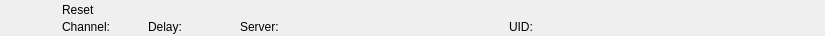
<?xml version="1.0" encoding="UTF-8"?>
<ui version="4.0">
 <class>RundownResetWidget</class>
 <widget class="QWidget" name="RundownResetWidget">
  <property name="geometry">
   <rect>
    <x>0</x>
    <y>0</y>
    <width>825</width>
    <height>36</height>
   </rect>
  </property>
  <layout class="QHBoxLayout" name="horizontalLayout">
   <property name="spacing">
    <number>0</number>
   </property>
   <property name="margin">
    <number>0</number>
   </property>
   <item>
    <widget class="QFrame" name="frameItem">
     <property name="sizePolicy">
      <sizepolicy hsizetype="Preferred" vsizetype="Fixed">
       <horstretch>0</horstretch>
       <verstretch>0</verstretch>
      </sizepolicy>
     </property>
     <property name="minimumSize">
      <size>
       <width>0</width>
       <height>36</height>
      </size>
     </property>
     <widget class="QLabel" name="labelIcon">
      <property name="geometry">
       <rect>
        <x>22</x>
        <y>2</y>
        <width>32</width>
        <height>32</height>
       </rect>
      </property>
      <property name="text">
       <string/>
      </property>
      <property name="pixmap">
       <pixmap resource="../Widgets.qrc">:/Graphics/Images/Reset.png</pixmap>
      </property>
      <property name="scaledContents">
       <bool>true</bool>
      </property>
     </widget>
     <widget class="QLabel" name="labelChannel">
      <property name="geometry">
       <rect>
        <x>62</x>
        <y>19</y>
        <width>77</width>
        <height>16</height>
       </rect>
      </property>
      <property name="text">
       <string>Channel:</string>
      </property>
     </widget>
     <widget class="QLabel" name="labelLabel">
      <property name="geometry">
       <rect>
        <x>62</x>
        <y>2</y>
        <width>561</width>
        <height>16</height>
       </rect>
      </property>
      <property name="text">
       <string>Reset</string>
      </property>
     </widget>
     <widget class="QLabel" name="labelColor">
      <property name="geometry">
       <rect>
        <x>0</x>
        <y>0</y>
        <width>18</width>
        <height>36</height>
       </rect>
      </property>
      <property name="text">
       <string/>
      </property>
     </widget>
     <widget class="QLabel" name="labelGroupColor">
      <property name="geometry">
       <rect>
        <x>0</x>
        <y>0</y>
        <width>6</width>
        <height>36</height>
       </rect>
      </property>
      <property name="text">
       <string/>
      </property>
     </widget>
     <widget class="QLabel" name="labelDevice">
      <property name="geometry">
       <rect>
        <x>240</x>
        <y>19</y>
        <width>260</width>
        <height>16</height>
       </rect>
      </property>
      <property name="text">
       <string>Server:</string>
      </property>
     </widget>
     <widget class="QLabel" name="labelDelay">
      <property name="geometry">
       <rect>
        <x>148</x>
        <y>19</y>
        <width>83</width>
        <height>16</height>
       </rect>
      </property>
      <property name="text">
       <string>Delay:</string>
      </property>
     </widget>
     <widget class="QLabel" name="labelRemoteTriggerId">
      <property name="geometry">
       <rect>
        <x>509</x>
        <y>19</y>
        <width>111</width>
        <height>16</height>
       </rect>
      </property>
      <property name="text">
       <string>UID:</string>
      </property>
     </widget>
    </widget>
   </item>
   <item>
    <widget class="QFrame" name="frameStatus">
     <property name="minimumSize">
      <size>
       <width>77</width>
       <height>0</height>
      </size>
     </property>
     <property name="maximumSize">
      <size>
       <width>77</width>
       <height>16777215</height>
      </size>
     </property>
     <widget class="QLabel" name="labelGpiConnected">
      <property name="geometry">
       <rect>
        <x>1</x>
        <y>2</y>
        <width>32</width>
        <height>32</height>
       </rect>
      </property>
      <property name="minimumSize">
       <size>
        <width>32</width>
        <height>32</height>
       </size>
      </property>
      <property name="maximumSize">
       <size>
        <width>32</width>
        <height>32</height>
       </size>
      </property>
      <property name="lineWidth">
       <number>0</number>
      </property>
      <property name="text">
       <string/>
      </property>
      <property name="pixmap">
       <pixmap resource="../Widgets.qrc">:/Graphics/Images/GpiConnected.png</pixmap>
      </property>
      <property name="scaledContents">
       <bool>true</bool>
      </property>
     </widget>
     <widget class="QLabel" name="labelDisconnected">
      <property name="geometry">
       <rect>
        <x>32</x>
        <y>2</y>
        <width>32</width>
        <height>32</height>
       </rect>
      </property>
      <property name="minimumSize">
       <size>
        <width>32</width>
        <height>32</height>
       </size>
      </property>
      <property name="maximumSize">
       <size>
        <width>32</width>
        <height>32</height>
       </size>
      </property>
      <property name="text">
       <string/>
      </property>
      <property name="pixmap">
       <pixmap resource="../Widgets.qrc">:/Graphics/Images/Disconnected.png</pixmap>
      </property>
      <property name="scaledContents">
       <bool>true</bool>
      </property>
     </widget>
     <widget class="QLabel" name="labelActiveColor">
      <property name="geometry">
       <rect>
        <x>69</x>
        <y>0</y>
        <width>8</width>
        <height>36</height>
       </rect>
      </property>
      <property name="minimumSize">
       <size>
        <width>8</width>
        <height>36</height>
       </size>
      </property>
      <property name="maximumSize">
       <size>
        <width>8</width>
        <height>36</height>
       </size>
      </property>
      <property name="text">
       <string/>
      </property>
     </widget>
    </widget>
   </item>
  </layout>
 </widget>
 <resources>
  <include location="../Widgets.qrc"/>
 </resources>
 <connections/>
 <slots>
  <slot>addToCombo()</slot>
 </slots>
</ui>
